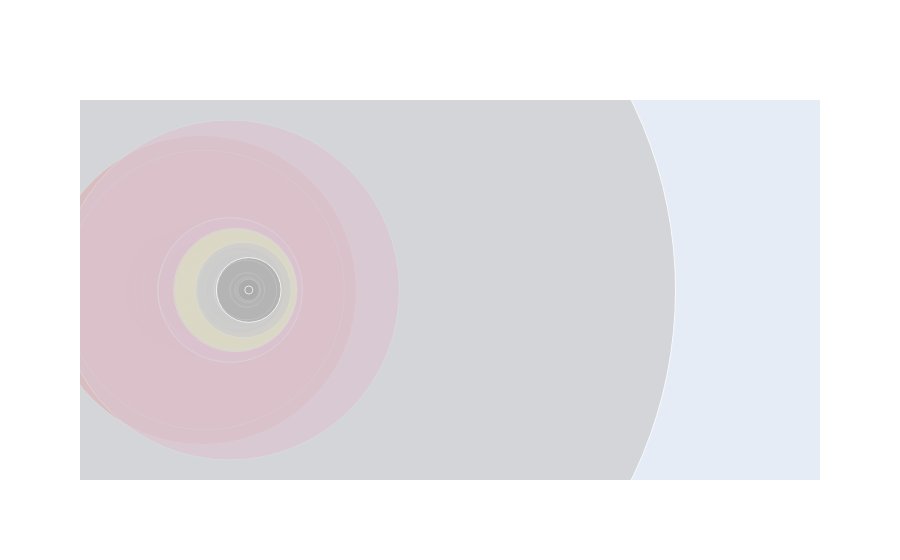

Write notebook code for a chart like this one.
### Code cell
import pandas as pd
import json
import numpy as np
import plotly.graph_objects as go

# Read both datasets
df1 = pd.read_csv('Fed.csv')
df2 = pd.read_csv('FastRefeed.csv')

# Rename the density column in both datasets for clarity
df1.rename(columns={'density (cells/mm^3)': 'density_Fed'}, inplace=True)
df2.rename(columns={'density (cells/mm^3)': 'density_FastRefeed'}, inplace=True)

# Merge the two datasets on 'acronym' column
df = pd.merge(df1, df2, on='acronym', how='outer')  # 'outer' ensures that all acronyms from both datasets are included

# Calculate the ratio
df['density_ratio'] = df['density_FastRefeed'] / df['density_Fed']

# Handle any potential division by zero or infinity
df['density_ratio'].replace([np.inf, -np.inf], np.nan, inplace=True)

# Load the JSON file
with open('structures.json', 'r') as f:
    data = json.load(f)

# Prepare data for the chart
labels = [item['acronym'] for item in data if item['acronym'] in df['acronym'].values]
colors = ['rgb{}'.format(tuple(item['rgb_triplet'])) for item in data if item['acronym'] in df['acronym'].values]

# Match acronyms with ratio values from the merged DataFrame
ratios = [df.loc[df['acronym'] == acronym, 'density_ratio'].iloc[0] for acronym in labels]

# Create a Plotly figure
fig = go.Figure(data=go.Scatter(
    x=labels,
    y=[1]*len(labels),  # This places all the dots on a single line for simplicity; adjust as needed
    mode='markers',
    marker=dict(
        size=ratios,  # This makes the size of each dot proportional to the density ratio
        sizemode='diameter',  # This makes the entire diameter of each dot proportional to the density ratio
        sizeref=0.1,  # This scales the sizes of the dots; adjust as needed
        sizemin=4,  # This sets a minimum size for the dots to ensure they are all visible; adjust as needed
        color=colors,
    ),
    text=labels,
    hovertemplate='<b>%{text}</b><br>Density Ratio (FastRefeed/Fed): %{marker.size}<extra></extra>',  # Customize hover text
))

fig.update_layout(showlegend=False, xaxis=dict(showgrid=False, zeroline=False, showticklabels=False), yaxis=dict(showgrid=False, zeroline=False, showticklabels=False))

fig.show()

### Figure 1 — Plotly figure (JSON) as saved in the notebook; plotly's stock layout.template omitted (floating-point values rounded to 4 significant figures; data arrays with more than 128 entries replaced by an {"elided": "..."} marker saying what was removed)
{"data": [{"hovertemplate": "<b>%{text}</b><br>Density Ratio (FastRefeed/Fed): %{marker.size}<extra></extra>", "marker": {"color": {"elided": "839 str values"}, "size": {"elided": "839 float values"}, "sizemin": 4, "sizemode": "diameter", "sizeref": 0.1}, "mode": "markers", "text": {"elided": "839 str values"}, "x": {"elided": "839 str values"}, "y": {"elided": "839 int values"}, "type": "scatter"}], "layout": {"xaxis": {"showgrid": false, "zeroline": false, "showticklabels": false}, "yaxis": {"showgrid": false, "zeroline": false, "showticklabels": false}, "showlegend": false}}
